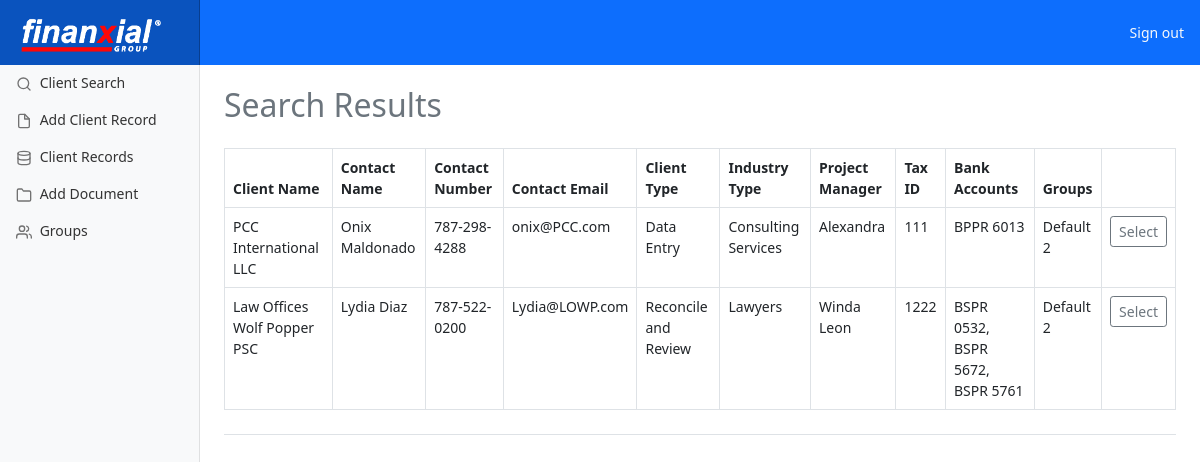
The page /group-search/2/ (signed in) on the database its author committed.
### pages/models.py (models this page shows, shortened)
class Client(models.Model):
    client_type_choices = (
        ('Data Entry', 'Data Entry'),
        ('Reconcile and Review', 'Reconcile and Review'),
        ('Review', 'Review'),
    )
    client_name = models.CharField(max_length=200)
    contact_name = models.CharField(max_length=200)
    contact_number = models.CharField(max_length=200)
    contact_email = models.EmailField(max_length = 200)
    client_type = models.CharField(max_length=200, choices=client_type_choices)
    industry_type = models.CharField(max_length=200)
    project_manager = models.CharField(max_length=200)
    tax_id = models.CharField(max_length=200)
    bank_accounts = models.CharField(max_length=200)
    client_group = models.CharField(max_length=200)

### pages/views.py (the view)
# urls.py: path('group-search/<group_id>/', views.group_search, name='group_search'),
def group_search(request, group_id):
    group = ClientGroup.objects.get(pk=group_id)
    clients = Client.objects.filter(
    client_group__icontains=group
    )
    return render(request, 'group_q.html', {'clients':clients})

### pages/models.py (called while the page is built)
    def __str__(self):
        return self.client_group

### pages/templates/group_q.html (shortened to what this page needs)
{% extends 'base.html' %}
{% block content %}
{% if user.is_authenticated %}
<main class="col-md-9 ms-sm-auto col-lg-10 px-md-4">
  <br/>
  <h2 class="text-muted">Search Results</h2>
  <div class="d-flex justify-content-between flex-wrap flex-md-nowrap align-items-center pt-3 pb-2 mb-3 border-bottom">
        <div class="table-responsive">
          <table class="table table-bordered table-hover">
            <thead>
              <tr>
                <th>Client Name</th>
                <th>Contact Name</th>
                <th>Contact Number</th>
                <th>Contact Email</th>
                <th>Client Type</th>
                <th>Industry Type</th>
                <th>Project Manager</th>
                <th>Tax ID</th>
                <th>Bank Accounts</th>
                <th>Groups</th>
                <th></th>
              </tr>
            </thead>
          {% for client in clients %}
              <tbody>
                <tr>
                  <td>{{ client.client_name }}</td>
                  <td>{{ client.contact_name }}</td>
                  <td>{{ client.contact_number }}</td>
                  <td>{{ client.contact_email }}</td>
                  <td>{{ client.client_type }}</td>
                  <td>{{ client.industry_type }}</td>
                  <td>{{ client.project_manager }}</td>
                  <td>{{ client.tax_id }}</td>
                  <td>{{ client.bank_accounts }}</td>
                  <td>{{ client.client_group }}</td>
                  <td><center><a class="btn btn-sm btn-outline-secondary" href="{% url 'edit' client.id %}" role="button">Select</a></center></td>
                </tr>
              </tbody>
           {% endfor %}
         </table>
       </div>
{% endif %}
{% endblock %}

### static/css/dashboard.css (style rules this page uses)
body { font-size: .875rem; }

### rows shown on the page
Client: client_name "PCC International LLC", contact_name "Onix Maldonado", contact_number "787-298-4288", contact_email "onix@PCC.com", client_type "Data Entry", industry_type "Consulting Services", project_manager "Alexandra", tax_id "111", bank_accounts "BPPR 6013", client_group "Default 2"
Client: client_name "Law Offices Wolf Popper PSC", contact_name "Lydia Diaz", contact_number "787-522-0200", contact_email "Lydia@LOWP.com", client_type "Reconcile and Review", industry_type "Lawyers", project_manager "Winda Leon", tax_id "1222", bank_accounts "BSPR 0532, BSPR 5672, BSPR 5761", client_group "Default 2"
